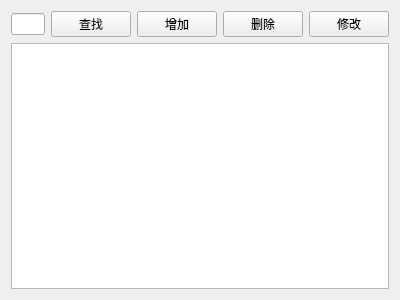
<?xml version="1.0" encoding="UTF-8"?>
<ui version="4.0">
 <class>VisitView</class>
 <widget class="QWidget" name="VisitView">
  <property name="geometry">
   <rect>
    <x>0</x>
    <y>0</y>
    <width>400</width>
    <height>300</height>
   </rect>
  </property>
  <property name="windowTitle">
   <string>就诊记录</string>
  </property>
  <layout class="QVBoxLayout" name="verticalLayout">
   <item>
    <layout class="QHBoxLayout" name="horizontalLayout">
     <item>
      <widget class="QLineEdit" name="txtSearch"/>
     </item>
     <item>
      <widget class="QPushButton" name="btSearch">
       <property name="text">
        <string>查找</string>
       </property>
      </widget>
     </item>
     <item>
      <widget class="QPushButton" name="btAdd">
       <property name="text">
        <string>增加</string>
       </property>
      </widget>
     </item>
     <item>
      <widget class="QPushButton" name="btDelete">
       <property name="text">
        <string>删除</string>
       </property>
      </widget>
     </item>
     <item>
      <widget class="QPushButton" name="btModify">
       <property name="text">
        <string>修改</string>
       </property>
      </widget>
     </item>
    </layout>
   </item>
   <item>
    <widget class="QTableView" name="tableView"/>
   </item>
  </layout>
 </widget>
 <resources/>
 <connections/>
</ui>
